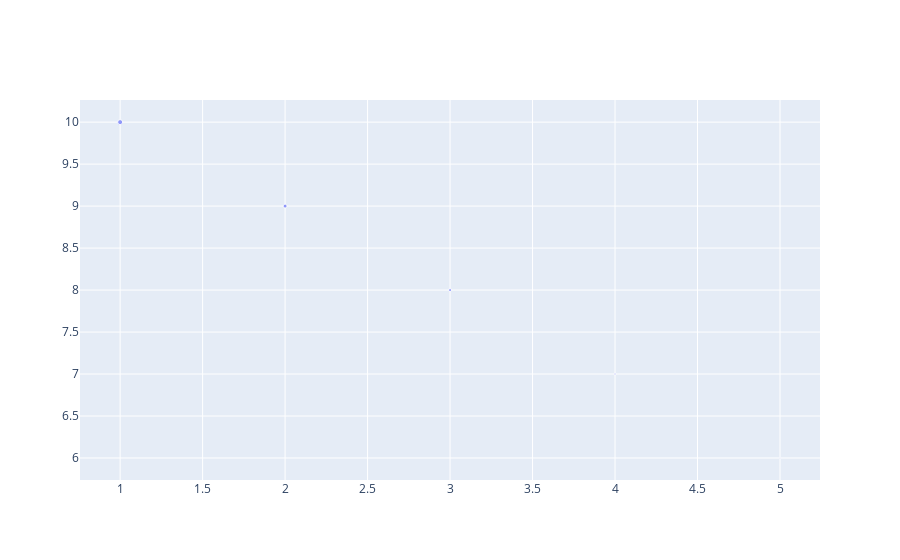

The notebook cell saved with this chart:
### Code cell
vol_range = {
    ''
}

### Figure 1 — Plotly figure (JSON) as saved in the notebook; plotly's stock layout.template omitted (floating-point values rounded to 4 significant figures)
{"data": [{"hovertemplate": "x: %{x}<br>y: %{y}", "marker": {"size": [5, 4, 3, 2, 1]}, "mode": "markers", "type": "scatter", "x": [1, 2, 3, 4, 5], "y": [10, 9, 8, 7, 6]}], "layout": {}}
